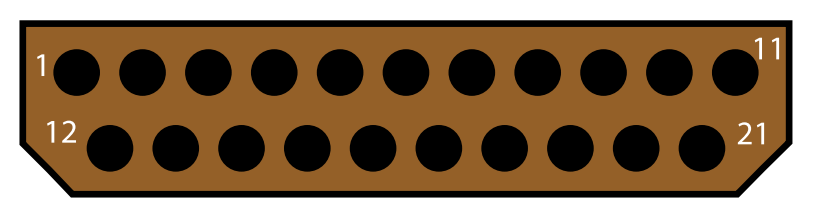
#> input picture Resources/Connectors/21T16.png, 813 x 216 px, found by its file name
$ python delaunay.py
#> lines starting #> are read from the running program, lines starting #| are printed output that depends on the picture; after the words box and inside, x2 and y2 are one past the last pixel; in counts of white or black regions, pixels touching at a corner belong together
#> further down, img is the input picture: shape (216, 813, 3); mean B, G, R 80.5, 107.8, 133.2
### Python/src/cavity_detection.py
import cv2
import numpy as np

def detect_pin(Img):
    HSV = cv2.cvtColor(Img, cv2.COLOR_BGR2HSV)
#> HSV: shape (216, 813, 3); mean H, S, V 8.1, 93.7, 133.2

    lower_black = np.array([0, 0, 0])
    upper_black = np.array([180, 255, 30])
    lower_white = np.array([0, 0, 200])
    upper_white = np.array([180, 30, 255])
    #mask = cv2.inRange(HSV, lower_white, upper_white)
    mask = cv2.inRange(HSV, lower_black, upper_black)
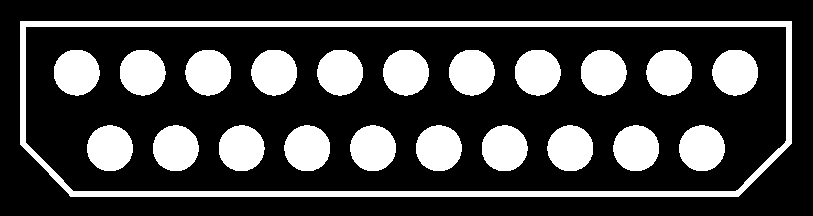
#> mask: shape (216, 813); 26.1% white; 22 white regions, largest, box (x1, y1, x2, y2) and area: (20, 21, 792, 197) 10876, (416, 125, 462, 171) 1670, (613, 125, 659, 171) 1667

    Ker = np.ones((3, 3), np.uint8)
    mask = cv2.morphologyEx(mask, cv2.MORPH_OPEN, Ker, iterations=2)
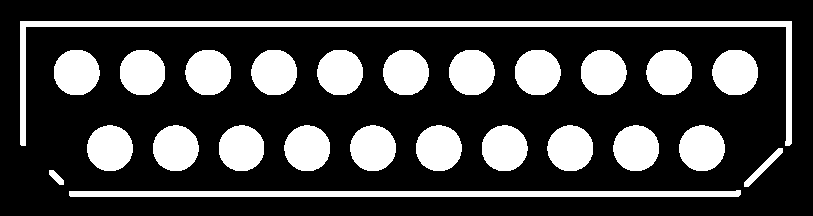
#> mask: shape (216, 813); 25.9% white; 25 white regions

    contours, _ = cv2.findContours(mask, cv2.RETR_EXTERNAL, cv2.CHAIN_APPROX_SIMPLE)
#> contours = 25 contours; largest, box (x1, y1, x2, y2) and area: (20, 21, 792, 146) 5048, (69, 190, 741, 197) 3357, (416, 125, 462, 171) 1604, (613, 125, 659, 171) 1602, (547, 125, 593, 171) 1600

    pins = []
    for detected_contours in contours:
        area = cv2.contourArea(detected_contours)
        (x, y), r = cv2.minEnclosingCircle(detected_contours)
        perimetre = cv2.arcLength(detected_contours, True)
        if perimetre == 0:
            continue
        Circularity = 4 * np.pi * area / (perimetre * perimetre)
        if (r > 0 and r < 60 and Circularity > 0.5):
            centre = (int(x), int(y))
            r = int(r)
            pins.append((centre, r))
#> this loop made 25 passes
#> (area, x, y, r, perimetre, Circularity, centre) on passes 4 to 15: (1599, 701.4, 147.8, 22, 149.5, 0.899, (701, 147)), (1601.5, 635.7, 147.8, 23, 150.1, 0.893, (635, 147)), (1600, 569.9, 147.8, 23, 149.5, 0.899, (569, 147)), (1600, 504.1, 147.8, 23, 149.5, 0.899, (504, 147)), (1604.5, 438.3, 147.8, 23, 150.1, 0.895, (438, 147)), (1599, 372.6, 147.8, 22, 149.5, 0.899, (372, 147)), (1600, 306.9, 147.9, 23, 149.5, 0.899, (306, 147)), (1595, 241, 147.8, 23, 148.7, 0.906, (241, 147)), (1597, 175.3, 147.8, 22, 149.5, 0.897, (175, 147)), (1600, 109.5, 147.8, 22, 149.5, 0.899, (109, 147)), (1595, 734.8, 72, 23, 148.7, 0.906, (734, 72)), (1596, 668.9, 72.06, 22, 148.7, 0.907, (668, 72))
#> (area, x, y, r, perimetre, Circularity) on passes 1, 2, 3, 25: (3357, 404.5, 192.5, 335.5, 1351.7, 0.0231), (96, 56, 177, 9, 44.28, 0.615), (288, 763, 167, 26.87, 112.2, 0.288), (5048, 405.5, 82.5, 390.4, 2026.5, 0.0154)
#> after the loop, pins = 22 items

    def sort_pins_by_rows(pins, row_tol=20):
#> called with row_tol = 20
        centers = [p[0] for p in pins]
#> centers = [(56, 177), (701, 147), (635, 147), (569, 147), (504, 147), (438, 147), (372, 147), (306, 147), (241, 147), (175, 147), (109, 147), (734, 72), (668, 72), (603, 72), (537, 72), (471, 72), (405, 72), (339, 72), (273, 72), (207, 72), (142, 72), (76, 72)]
        rows = []
        for pt in centers:
            added = False
            for row in rows:
                if abs(pt[1] - row[0][1]) < row_tol:
                    row.append(pt)
                    added = True
                    break
            if not added:
                rows.append([pt])
#> this loop made 22 passes
#> after the loop, row = [(734, 72), (668, 72), (603, 72), (537, 72), (471, 72), (405, 72), (339, 72), (273, 72), (207, 72), (142, 72), (76, 72)]; rows = 3 items
        rows = sorted(rows, key=lambda row: np.mean([p[1] for p in row]))
        sorted_centers = []
        for row in rows:
            row_sorted = sorted(row, key=lambda p: p[0])
            sorted_centers.extend(row_sorted)
#> this loop made 3 passes
#> after the loop, sorted_centers = [(76, 72), (142, 72), (207, 72), (273, 72), (339, 72), (405, 72), (471, 72), (537, 72), (603, 72), (668, 72), (734, 72), (109, 147), (175, 147), (241, 147), (306, 147), (372, 147), (438, 147), (504, 147), (569, 147), (635, 147), (701, 147), (56, 177)]
        center_to_pin = {p[0]: p for p in pins}
#> center_to_pin = 22 items
        return [center_to_pin[pt] for pt in sorted_centers]

    pins = sort_pins_by_rows(pins)

    for i, (Pos, r) in enumerate(pins, 1):
        #cv2.circle(Img, Pos, r, (0, 255, 0), 2)
        text_pos = (Pos[0], Pos[1] + 20)
        cv2.putText(Img,
                    str(i),
                    text_pos,
                    cv2.FONT_HERSHEY_SIMPLEX,
                    0.4,
                    (255,255,255),
                    1)
#> this loop made 22 passes
#> (Pos, r, text_pos) on passes 1 to 12: ((76, 72), 23, (76, 92)), ((142, 72), 22, (142, 92)), ((207, 72), 22, (207, 92)), ((273, 72), 23, (273, 92)), ((339, 72), 23, (339, 92)), ((405, 72), 23, (405, 92)), ((471, 72), 23, (471, 92)), ((537, 72), 23, (537, 92)), ((603, 72), 22, (603, 92)), ((668, 72), 22, (668, 92)), ((734, 72), 23, (734, 92)), ((109, 147), 22, (109, 167))
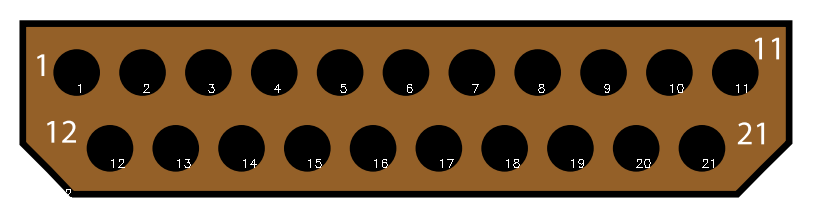
#> Img: shape (216, 813, 3); 0.34% of pixels changed, all inside (x1, y1, x2, y2) = (62, 84, 747, 198)

    def determine_gauge(r):
        match r:
            case 49:
                return 8
            case 35:
                return 10
            case 28:
                return 12
            case 22 | 23:
                return 16
            case 14:
                return 20
            case 11:
                return 22
            case _:
                return r
    cpp_result = []
    py_result = []
    pins.reverse()
    for i, (Pos, r) in enumerate(pins, 0):
        gauge = determine_gauge(r)
        cpp_result.append((len(pins) - i, gauge, Pos[0], Pos[1]))
        py_result.append((Pos, r))
#> this loop made 22 passes
#> (Pos, r, gauge) on passes 1 to 12: ((56, 177), 9, 9), ((701, 147), 22, 16), ((635, 147), 23, 16), ((569, 147), 23, 16), ((504, 147), 23, 16), ((438, 147), 23, 16), ((372, 147), 22, 16), ((306, 147), 23, 16), ((241, 147), 23, 16), ((175, 147), 22, 16), ((109, 147), 22, 16), ((734, 72), 23, 16)
#> after the loop, cpp_result = 22 items, first 6: (22, 9, 56, 177), (21, 16, 701, 147), (20, 16, 635, 147), (19, 16, 569, 147), (18, 16, 504, 147), (17, 16, 438, 147); py_result = 22 items

    return Img, cpp_result, py_result

### Python/delaunay.py
import cv2
import numpy as np
from scipy.spatial import Delaunay
from src.cavity_detection import detect_pin

img = cv2.imread('/home/hhg10/CableToCavityAllocation/Resources/Connectors/21T16.png')

#> (the run stopped early here; a loop or call above may not have finished)

$ run again, with Resources/Connectors/13T12.png copied over Resources/Connectors/21T16.png
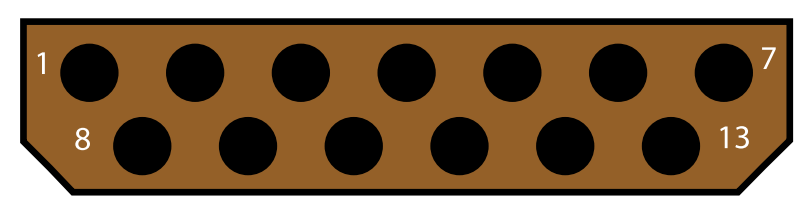
#> input picture Resources/Connectors/13T12.png, 807 x 203 px, found by its file name
#> img is the input picture: shape (203, 807, 3); mean B, G, R 68.1, 97.8, 125.4
#> HSV: shape (203, 807, 3); mean H, S, V 8.7, 101.5, 125.4
#> in detect_pin, `mask = cv2.inRange(HSV, lower_black, upper_black)`:
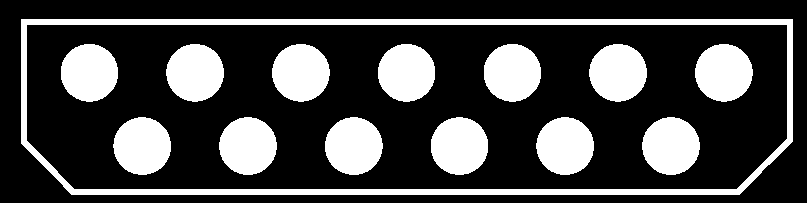
#> mask: shape (203, 807); 27.4% white; 14 white regions, largest, box (x1, y1, x2, y2) and area: (21, 19, 793, 195) 10911, (325, 117, 383, 175) 2621, (272, 44, 330, 102) 2620
#> contours = 15 contours; largest, box (x1, y1, x2, y2) and area: (21, 19, 793, 176) 5469, (63, 168, 762, 195) 3573, (325, 117, 383, 175) 2540, (536, 117, 594, 175) 2538, (589, 44, 647, 102) 2538
#> the loop in detect_pin, `for detected_contours in contours:` made 15 passes
#> (area, x, y, r, perimetre, Circularity, centre) on passes 2 to 9: (2535, 670.5, 145.5, 28, 188.2, 0.9, (670, 145)), (2538.5, 564.8, 145.6, 28, 188.8, 0.895, (564, 145)), (2538, 459, 145.6, 28, 188.5, 0.897, (459, 145)), (2539.5, 353.2, 145.6, 28, 188.8, 0.896, (353, 145)), (2535, 247.5, 145.5, 28, 188.2, 0.9, (247, 145)), (2533.5, 141.8, 145.6, 28, 187.9, 0.902, (141, 145)), (2537.5, 723.3, 72.26, 28, 188.8, 0.895, (723, 72)), (2538.5, 617.6, 72.25, 28, 188.8, 0.895, (617, 72))
#> after the loop in detect_pin, `for detected_contours in contours:`: pins = [((670, 145), 28), ((564, 145), 28), ((459, 145), 28), ((353, 145), 28), ((247, 145), 28), ((141, 145), 28), ((723, 72), 28), ((617, 72), 28), ((511, 72), 28), ((406, 72), 28), ((300, 72), 28), ((194, 72), 28), ((88, 72), 28)]
#> centers = [(670, 145), (564, 145), (459, 145), (353, 145), (247, 145), (141, 145), (723, 72), (617, 72), (511, 72), (406, 72), (300, 72), (194, 72), (88, 72)]
#> the loop in sort_pins_by_rows, `for pt in centers:` made 13 passes
#> after the loop in sort_pins_by_rows, `for pt in centers:`: row = [(723, 72), (617, 72), (511, 72), (406, 72), (300, 72), (194, 72), (88, 72)]; rows = [[(670, 145), (564, 145), (459, 145), (353, 145), (247, 145), (141, 145)], [(723, 72), (617, 72), (511, 72), (406, 72), (300, 72), (194, 72), (88, 72)]]
#> in sort_pins_by_rows, `rows = sorted(rows, key=lambda row: np.mean([p[1] for p in row]))`: rows = [[(723, 72), (617, 72), (511, 72), (406, 72), (300, 72), (194, 72), (88, 72)], [(670, 145), (564, 145), (459, 145), (353, 145), (247, 145), (141, 145)]]
#> the loop in sort_pins_by_rows, `for row in rows:` made 2 passes
#> after the loop in sort_pins_by_rows, `for row in rows:`: sorted_centers = [(88, 72), (194, 72), (300, 72), (406, 72), (511, 72), (617, 72), (723, 72), (141, 145), (247, 145), (353, 145), (459, 145), (564, 145), (670, 145)]
#> center_to_pin = 13 items
#> in detect_pin, `pins = sort_pins_by_rows(pins)`: pins = [((88, 72), 28), ((194, 72), 28), ((300, 72), 28), ((406, 72), 28), ((511, 72), 28), ((617, 72), 28), ((723, 72), 28), ((141, 145), 28), ((247, 145), 28), ((353, 145), 28), ((459, 145), 28), ((564, 145), 28), ((670, 145), 28)]
#> the loop in detect_pin, `for i, (Pos, r) in enumerate(pins, 1):` made 13 passes
#> (Pos, text_pos) on passes 1 to 8: ((88, 72), (88, 92)), ((194, 72), (194, 92)), ((300, 72), (300, 92)), ((406, 72), (406, 92)), ((511, 72), (511, 92)), ((617, 72), (617, 92)), ((723, 72), (723, 92)), ((141, 145), (141, 165))
#> after the loop in detect_pin, `for i, (Pos, r) in enumerate(pins, 1):`:
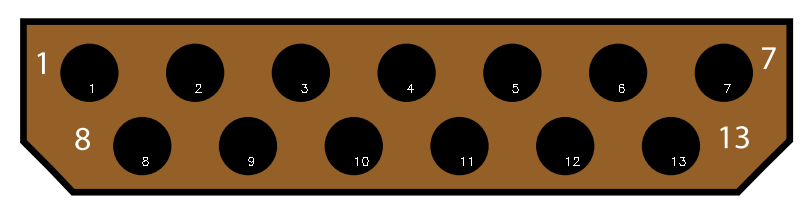
#> Img: shape (203, 807, 3); 0.19% of pixels changed, all inside (x1, y1, x2, y2) = (90, 84, 731, 166)
#> the loop in detect_pin, `for i, (Pos, r) in enumerate(pins, 0):` made 13 passes
#> after the loop in detect_pin, `for i, (Pos, r) in enumerate(pins, 0):`: cpp_result = [(13, 12, 670, 145), (12, 12, 564, 145), (11, 12, 459, 145), (10, 12, 353, 145), (9, 12, 247, 145), (8, 12, 141, 145), (7, 12, 723, 72), (6, 12, 617, 72), (5, 12, 511, 72), (4, 12, 406, 72), (3, 12, 300, 72), (2, 12, 194, 72), (1, 12, 88, 72)]; py_result = [((670, 145), 28), ((564, 145), 28), ((459, 145), 28), ((353, 145), 28), ((247, 145), 28), ((141, 145), 28), ((723, 72), 28), ((617, 72), 28), ((511, 72), 28), ((406, 72), 28), ((300, 72), 28), ((194, 72), 28), ((88, 72), 28)]

$ run again, with Resources/Connectors/50T20.png copied over Resources/Connectors/21T16.png
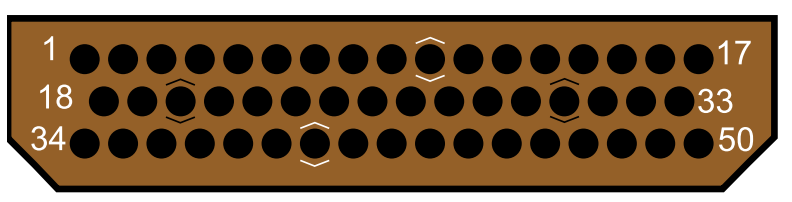
#> input picture Resources/Connectors/50T20.png, 792 x 202 px, found by its file name
#> img is the input picture: shape (202, 792, 3); mean B, G, R 65.4, 95.2, 122.8
#> HSV: shape (202, 792, 3); mean H, S, V 8.9, 103.3, 122.8
#> in detect_pin, `mask = cv2.morphologyEx(mask, cv2.MORPH_OPEN, Ker, iterations=2)`:
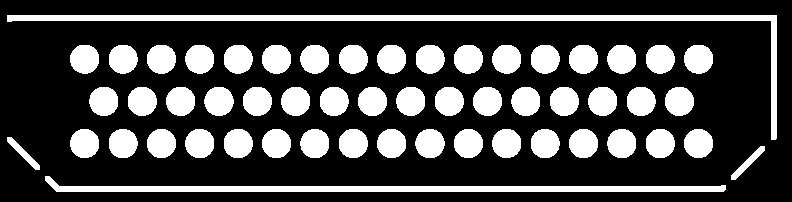
#> mask: shape (202, 792); 27.4% white; 54 white regions
#> contours = 54 contours; largest, box (x1, y1, x2, y2) and area: (7, 15, 777, 140) 4444, (45, 176, 726, 192) 3432, (415, 129, 445, 158) 640, (224, 129, 253, 158) 640, (204, 87, 234, 116) 640
#> the loop in detect_pin, `for detected_contours in contours:` made 54 passes
#> (area, x, y, r, perimetre, Circularity, centre) on passes 4 to 11: (635, 698.1, 143, 14, 93.25, 0.918, (698, 143)), (638.5, 659.7, 143.1, 14, 93.84, 0.911, (659, 143)), (637, 621.4, 143.1, 14, 94.43, 0.898, (621, 143)), (635, 583, 143.1, 14, 93.25, 0.918, (583, 143)), (635, 544.6, 143.1, 14, 94.43, 0.895, (544, 143)), (637.5, 506.3, 143, 14, 93.84, 0.91, (506, 143)), (635, 467.9, 143, 14, 93.25, 0.918, (467, 143)), (640, 429.5, 143.1, 14, 95.25, 0.886, (429, 143))
#> after the loop in detect_pin, `for detected_contours in contours:`: pins = 50 items
#> centers = 50 pairs, first value 84 to 698, second value 58 to 143
#> the loop in sort_pins_by_rows, `for pt in centers:` made 50 passes
#> pt on passes 1 to 8: (698, 143), (659, 143), (621, 143), (583, 143), (544, 143), (506, 143), (467, 143), (429, 143)
#> after the loop in sort_pins_by_rows, `for pt in centers:`: row = [(698, 58), (659, 58), (621, 58), (583, 58), (544, 58), (506, 58), (467, 58), (429, 58), (391, 58), (352, 58), (314, 58), (276, 58), (237, 58), (199, 58), (160, 58), (122, 58), (84, 58)]; rows = 3 items
#> the loop in sort_pins_by_rows, `for row in rows:` made 3 passes
#> after the loop in sort_pins_by_rows, `for row in rows:`: sorted_centers has the same summary as centers
#> center_to_pin = 50 items
#> the loop in detect_pin, `for i, (Pos, r) in enumerate(pins, 1):` made 50 passes
#> (Pos, text_pos) on passes 1 to 8: ((84, 58), (84, 78)), ((122, 58), (122, 78)), ((160, 58), (160, 78)), ((199, 58), (199, 78)), ((237, 58), (237, 78)), ((276, 58), (276, 78)), ((314, 58), (314, 78)), ((352, 58), (352, 78))
#> after the loop in detect_pin, `for i, (Pos, r) in enumerate(pins, 1):`:
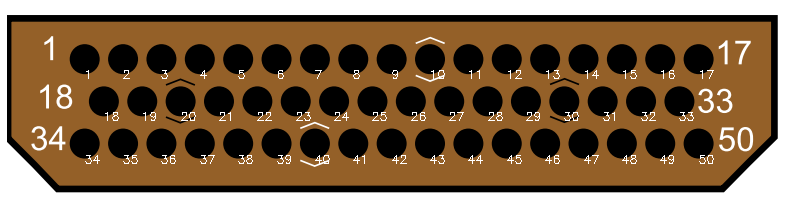
#> Img: shape (202, 792, 3); 1.11% of pixels changed, all inside (x1, y1, x2, y2) = (85, 70, 714, 164)
#> the loop in detect_pin, `for i, (Pos, r) in enumerate(pins, 0):` made 50 passes
#> after the loop in detect_pin, `for i, (Pos, r) in enumerate(pins, 0):`: cpp_result = 50 items, first 6: (50, 20, 698, 143), (49, 20, 659, 143), (48, 20, 621, 143), (47, 20, 583, 143), (46, 20, 544, 143), (45, 20, 506, 143); py_result = 50 items

$ run again, with Resources/Connectors/5T8.png copied over Resources/Connectors/21T16.png
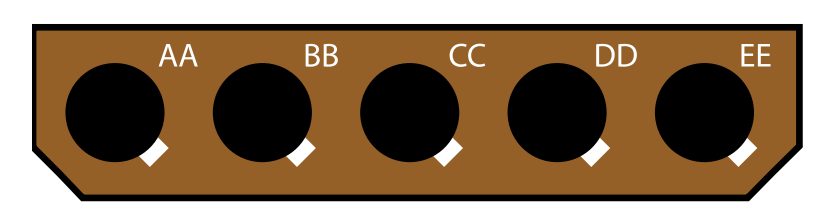
#> input picture Resources/Connectors/5T8.png, 836 x 220 px, found by its file name
#> img is the input picture: shape (220, 836, 3); mean B, G, R 91.4, 115.8, 138.5
#> HSV: shape (220, 836, 3); mean H, S, V 7.2, 82.9, 138.5
#> in detect_pin, `mask = cv2.inRange(HSV, lower_black, upper_black)`:
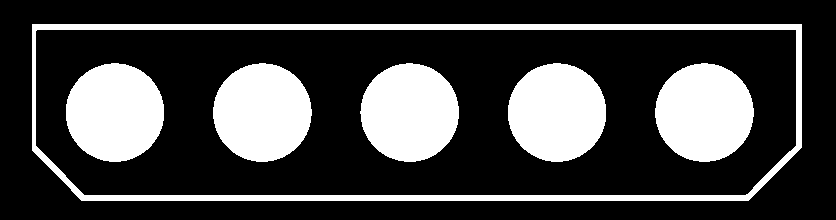
#> mask: shape (220, 836); 26.5% white; 6 white regions, box (x1, y1, x2, y2) and area: (32, 24, 802, 201) 10665, (66, 63, 164, 162) 7630, (655, 63, 754, 162) 7629, (213, 63, 312, 162) 7628, (360, 63, 459, 162) 7626, (508, 63, 606, 162) 7626
#> in detect_pin, `mask = cv2.morphologyEx(mask, cv2.MORPH_OPEN, Ker, iterations=2)`:
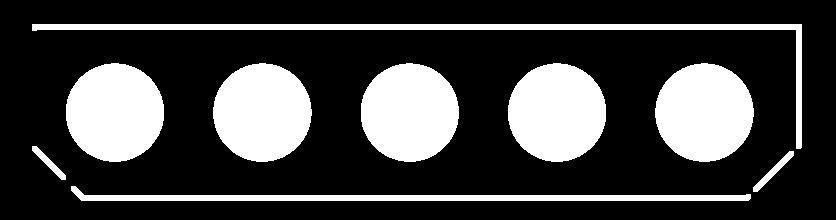
#> mask: shape (220, 836); 26.2% white; 9 white regions
#> contours = 9 contours; largest, box (x1, y1, x2, y2) and area: (655, 63, 754, 162) 7490, (66, 63, 164, 162) 7490, (213, 63, 312, 162) 7489, (508, 63, 606, 162) 7486, (361, 63, 459, 162) 7484
#> the loop in detect_pin, `for detected_contours in contours:` made 9 passes
#> (area, x, y, r, perimetre, Circularity, centre) on passes 4 to 8: (7490, 704, 112.1, 49, 324, 0.896, (703, 112)), (7486.5, 556.6, 112.1, 49, 323.8, 0.897, (556, 112)), (7484, 409.2, 112.1, 49, 323.2, 0.9, (409, 112)), (7489, 261.9, 112.1, 49, 324, 0.896, (261, 112)), (7490, 114.5, 112.1, 49, 324.4, 0.894, (114, 112))
#> after the loop in detect_pin, `for detected_contours in contours:`: pins = [((703, 112), 49), ((556, 112), 49), ((409, 112), 49), ((261, 112), 49), ((114, 112), 49)]
#> centers = [(703, 112), (556, 112), (409, 112), (261, 112), (114, 112)]
#> the loop in sort_pins_by_rows, `for pt in centers:` made 5 passes
#> after the loop in sort_pins_by_rows, `for pt in centers:`: row has the same summary as centers; rows = [[(703, 112), (556, 112), (409, 112), (261, 112), (114, 112)]]
#> the loop in sort_pins_by_rows, `for row in rows:` made 1 pass
#> row_sorted on pass 1: [(114, 112), (261, 112), (409, 112), (556, 112), (703, 112)]
#> after the loop in sort_pins_by_rows, `for row in rows:`: sorted_centers = [(114, 112), (261, 112), (409, 112), (556, 112), (703, 112)]
#> center_to_pin = {(703, 112): ((703, 112), 49), (556, 112): ((556, 112), 49), (409, 112): ((409, 112), 49), (261, 112): ((261, 112), 49), (114, 112): ((114, 112), 49)}
#> in detect_pin, `pins = sort_pins_by_rows(pins)`: pins = [((114, 112), 49), ((261, 112), 49), ((409, 112), 49), ((556, 112), 49), ((703, 112), 49)]
#> the loop in detect_pin, `for i, (Pos, r) in enumerate(pins, 1):` made 5 passes
#> (Pos, text_pos) on passes 1 to 5: ((114, 112), (114, 132)), ((261, 112), (261, 132)), ((409, 112), (409, 132)), ((556, 112), (556, 132)), ((703, 112), (703, 132))
#> the loop in detect_pin, `for i, (Pos, r) in enumerate(pins, 0):` made 5 passes
#> after the loop in detect_pin, `for i, (Pos, r) in enumerate(pins, 0):`: cpp_result = [(5, 8, 703, 112), (4, 8, 556, 112), (3, 8, 409, 112), (2, 8, 261, 112), (1, 8, 114, 112)]; py_result = [((703, 112), 49), ((556, 112), 49), ((409, 112), 49), ((261, 112), 49), ((114, 112), 49)]
